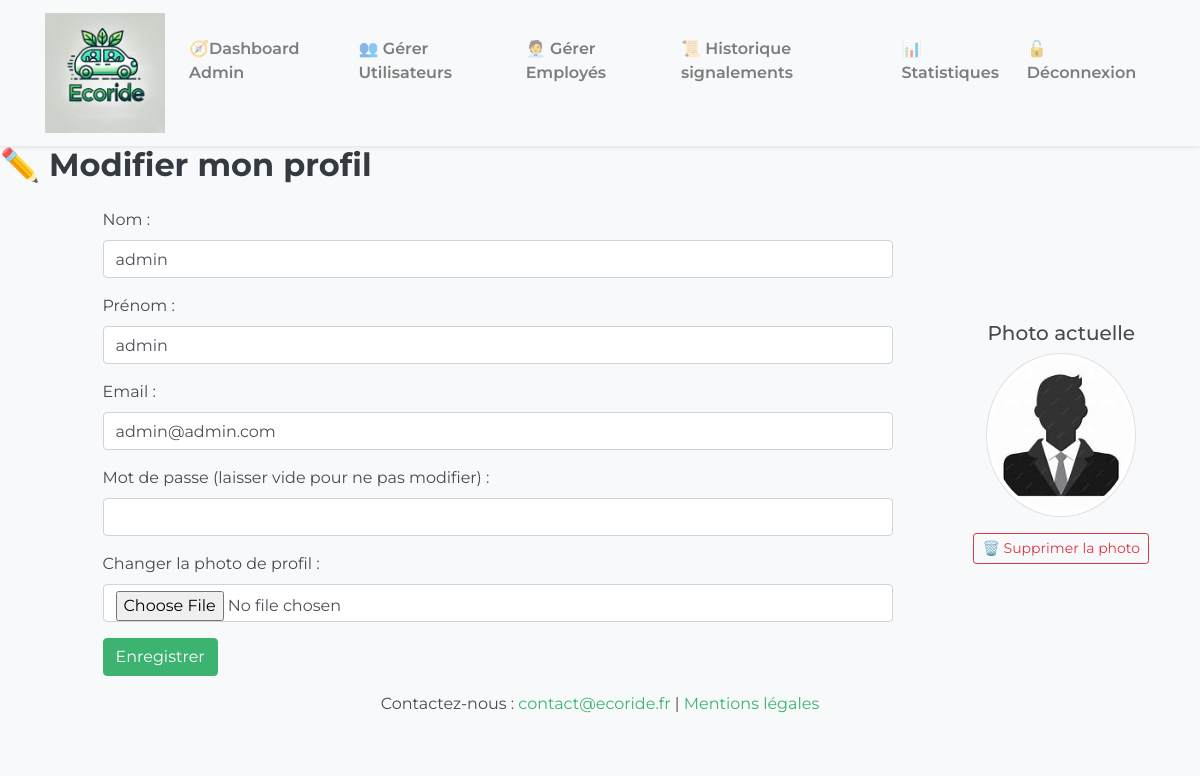
/profil.php (signed in), run on the app's committed database.
### tables this page shows
CREATE TABLE `users` (
  `id` int(11) NOT NULL,
  `nom` varchar(100) NOT NULL,
  `prenom` varchar(100) NOT NULL,
  `email` varchar(150) NOT NULL,
  `telephone` varchar(10) DEFAULT NULL,
  `mot_de_passe` varchar(255) NOT NULL,
  `created_at` timestamp NOT NULL DEFAULT current_timestamp(),
  `credits` int(11) NOT NULL DEFAULT 20,
  `role` enum('utilisateur','employe','admin','Utilisateur suspendu','employé suspendu') NOT NULL DEFAULT 'utilisateur',
  `photo` longblob DEFAULT NULL
);

### profil.php (the view, shortened to what this page needs)
<?php
require_once 'config/database.php';
$user_id = $_SESSION['user_id'];
$stmt = $conn->prepare("SELECT nom, prenom, email, photo FROM users WHERE id = ?");
$stmt->execute([$user_id]);
$user = $stmt->fetch(PDO::FETCH_ASSOC);
$finfo = new finfo(FILEINFO_MIME_TYPE);
$photo_base64 = !empty($user['photo']) ? base64_encode($user['photo']) : null;
$mime_type = !empty($user['photo']) ? $finfo->buffer($user['photo']) : null;
?>
<?php include __DIR__ . '/templates/header.php'; ?>
<h2 class="ms-4">✏️ Modifier mon profil</h2>
<div class="row mt-4 gx-5 align-items-center">
    <div class="col-md-8 order-2 order-md-1 offset-md-1">
        <form action="modifier_profil.php" method="POST" enctype="multipart/form-data">
            <div class="mb-3">
                <label for="nom" class="form-label">Nom :</label>
                <input type="text" name="nom" id="nom" class="form-control" value="<?= htmlspecialchars($user['nom']) ?>">
            </div>
            <div class="mb-3">
                <label for="prenom" class="form-label">Prénom :</label>
                <input type="text" name="prenom" id="prenom" class="form-control" value="<?= htmlspecialchars($user['prenom']) ?>">
            </div>
            <div class="mb-3">
                <label for="email" class="form-label">Email :</label>
                <input type="email" name="email" id="email" class="form-control" value="<?= htmlspecialchars($user['email']) ?>">
            </div>
            <div class="mb-3">
                <label for="mot_de_passe" class="form-label">Mot de passe (laisser vide pour ne pas modifier) :</label>
                <input type="password" name="mot_de_passe" id="mot_de_passe" class="form-control">
            </div>
            <div class="mb-3">
                <label for="photo" class="form-label">Changer la photo de profil :</label>
                <input type="file" name="photo" id="photo" class="form-control">
            </div>
            <button type="submit" class="btn btn-primary">Enregistrer</button>
        </form>
    </div>
    <div class="col-md-3 text-center order-1 order-md-2 d-flex flex-column align-items-center justify-content-center">
        <h5>Photo actuelle</h5>
        <?php if (!empty($photo_base64) && !empty($mime_type)): ?>
            <img alt="Photo de profil" class="img-thumbnail rounded-circle" width="150">
        <?php else: ?>
            <img src="./assets/images/OIP.jpg" class="img-thumbnail rounded-circle" width="150">
        <?php endif; ?>
        <form method="POST" class="mt-3" onsubmit="return confirm('Êtes-vous sûr de vouloir supprimer votre photo de profil ?');">
    <button type="submit" class="btn btn-outline-danger btn-sm">🗑️ Supprimer la photo</button>
</form>
    </div>
</div>
<?php include __DIR__ . '/templates/footer.php'; ?>

### assets/css/style.css (style rules this page uses)
body { font-family: 'Open Sans', sans-serif; color: #4A4A4A; }
h1, h2, h3 { font-family: 'Montserrat', sans-serif; }
.btn-primary { background-color: #3CB371; border-color: #3CB371; }
body { background-color: #f8f9fa; font-family: 'Montserrat', sans-serif; }
h2 { font-weight: 700; color: #343a40; }
.btn-outline-danger { border-color: #dc3545; color: #dc3545; }

### data on the page
users: nom "admin", prenom "admin", email "admin@admin.com"
